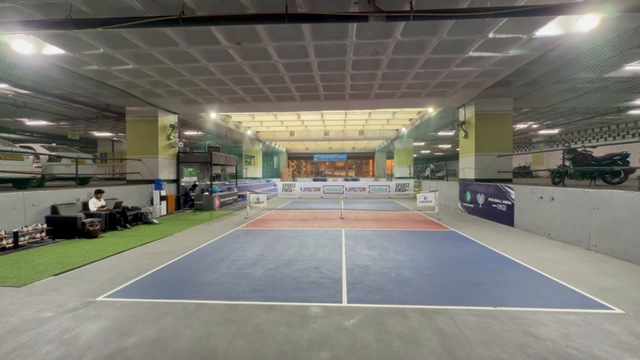
#> input picture frame 31 of Pickleball_court_detector_broadcast/input/pkb_court.mp4, 640 x 360 px
$ python main.py   (older library calls are emulated)
#> lines starting #> are read from the running program, lines starting #| are printed output that depends on the picture; after the words box and inside, x2 and y2 are one past the last pixel; in counts of white or black regions, pixels touching at a corner belong together
### Pickleball_court_detector_broadcast/utils/video_utils.py
import cv2
import numpy as np


def video_frame_generator(video_path):
    """
    Generator that yields (frame_id, frame) from a video file
    """
    cap = cv2.VideoCapture(str(video_path))
    if not cap.isOpened():
        raise FileNotFoundError(video_path)

    frame_id = 0
    while True:
        ret, frame = cap.read()
        if not ret:
            break
        yield frame_id, frame
        frame_id += 1

    cap.release()


def normalize_lighting(frame):
    """
    Fix lighting, reflections, and mild noise for court surfaces
    """
    # LAB color space for illumination correction
    lab = cv2.cvtColor(frame, cv2.COLOR_BGR2LAB)
#> lab: shape (360, 640, 3); mean of channels 0, 1, 2 127.5, 127.2, 132.6
#> frame is the input picture: shape (360, 640, 3); mean B, G, R 112.4, 120.4, 121.7
    l, a, b = cv2.split(lab)

    clahe = cv2.createCLAHE(clipLimit=3.0, tileGridSize=(8, 8))
    l = clahe.apply(l)

    lab = cv2.merge((l, a, b))
#> lab: shape (360, 640, 3); mean of channels 0, 1, 2 130.8, 127.2, 132.6
    corrected = cv2.cvtColor(lab, cv2.COLOR_LAB2BGR)
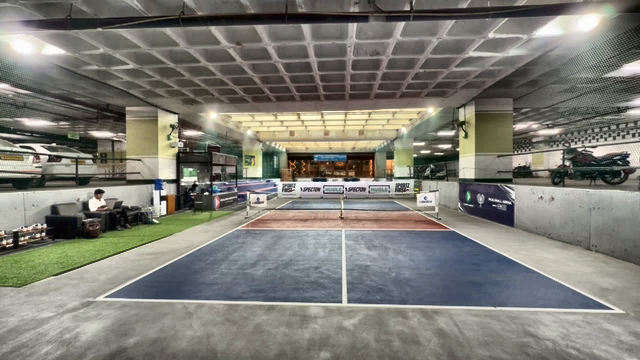
#> corrected: shape (360, 640, 3); mean B, G, R 116.1, 124.4, 125.6

    # Preserve edges while denoising
    corrected = cv2.bilateralFilter(corrected, 9, 75, 75)

    return corrected


# [11 lines left out: function draw_court_boundary, not called in this run]

### Pickleball_court_detector_broadcast/preprocessing/dynamic_filter.py
import cv2
import numpy as np

def dynamic_preprocess(frame):
    """
    Dynamic, distance-aware preprocessing for court detection.
    Returns: gray, filtered, edges
    """

    h, w = frame.shape[:2]

    # --------------------------------------------------
    # 1. Grayscale
    # --------------------------------------------------
    gray = cv2.cvtColor(frame, cv2.COLOR_BGR2GRAY)

    # --------------------------------------------------
    # 2. Distance-aware bilateral filtering
    #    Near: preserve edges
    #    Far : stronger smoothing
    # --------------------------------------------------
    filtered = gray.copy()

    # Define horizon split (empirical)
    split_y = int(0.55 * h)

    # Near side (bottom)
    filtered[split_y:h, :] = cv2.bilateralFilter(
        gray[split_y:h, :],
        d=7,
        sigmaColor=40,
        sigmaSpace=40
    )

    # Far side (top)
    filtered[0:split_y, :] = cv2.bilateralFilter(
        gray[0:split_y, :],
        d=9,
        sigmaColor=90,
        sigmaSpace=90
    )
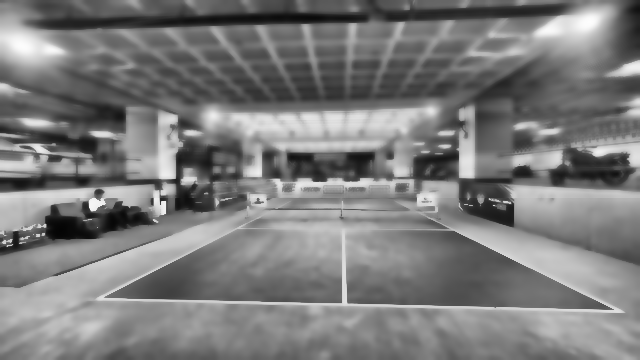
#> filtered: shape (360, 640); min 4, max 253, mean 123.6

    # --------------------------------------------------
    # 3. Dynamic Canny thresholds (adaptive)
    # --------------------------------------------------
    med = np.median(filtered)
#> med = 121
    lower = int(max(0, 0.66 * med))
#> lower = 79
    upper = int(min(255, 1.33 * med))
#> upper = 160

    edges = cv2.Canny(filtered, lower, upper)
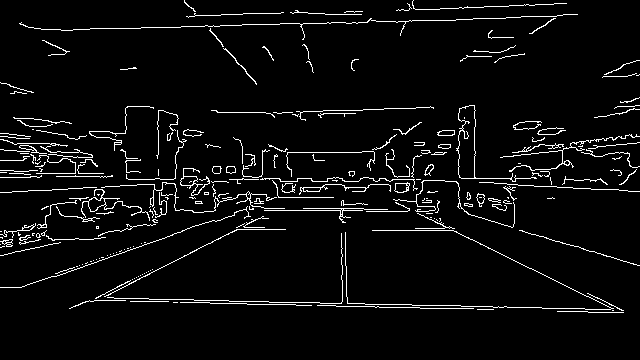
#> edges: shape (360, 640); 4.8% white in thin lines or dots, all inside (x1, y1, x2, y2) = (0, 0, 640, 313)

    # --------------------------------------------------
    # 4. Morphological stabilization
    # --------------------------------------------------
    kernel = cv2.getStructuringElement(cv2.MORPH_RECT, (3, 3))
    edges = cv2.dilate(edges, kernel, iterations=1)
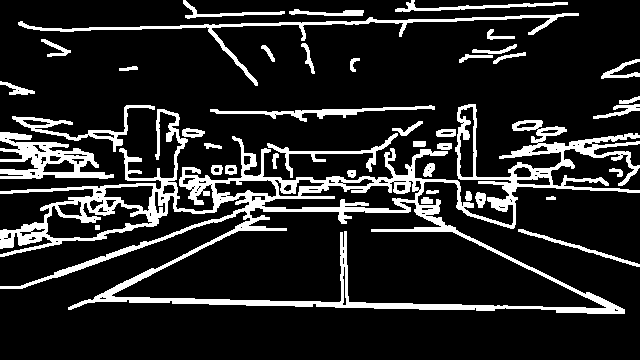
#> edges: shape (360, 640); 15.1% white; 41 white regions, largest, box (x1, y1, x2, y2) and area: (0, 104, 640, 314) 22190, (0, 132, 114, 179) 2360, (18, 13, 579, 86) 2336

    return gray, filtered, edges

### Pickleball_court_detector_broadcast/preprocessing/line_confidence.py
import cv2
import numpy as np

def compute_line_confidence(gray, edges):
    """
    Produce a soft line-confidence heatmap (0–255)
    """

    h, w = gray.shape

    # --- Gradient magnitude
    grad_x = cv2.Sobel(gray, cv2.CV_32F, 1, 0, ksize=3)
    grad_y = cv2.Sobel(gray, cv2.CV_32F, 0, 1, ksize=3)
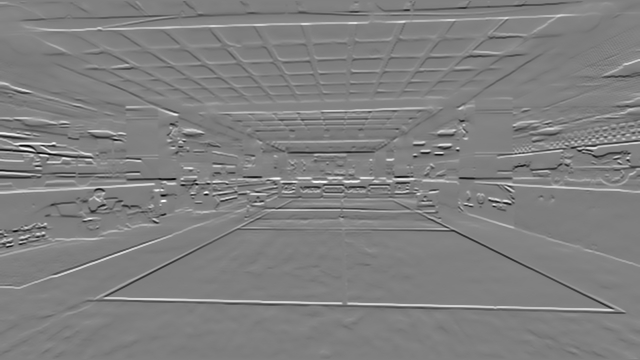
#> grad_y: shape (360, 640) float32; min -851, max 839, mean 0.1; drawn with min black and max white
    magnitude = cv2.magnitude(grad_x, grad_y)
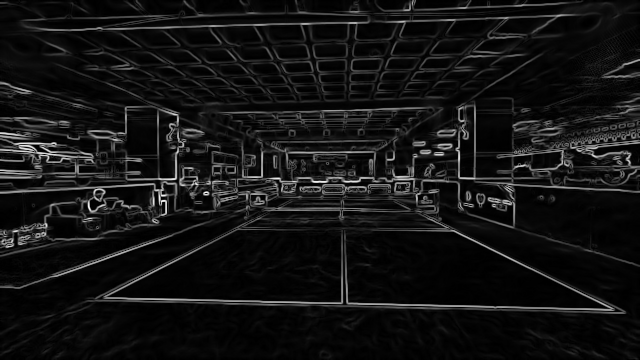
#> magnitude: shape (360, 640) float32; min 0, max 884.2, mean 69; drawn with min black and max white

    magnitude = cv2.normalize(magnitude, None, 0, 255, cv2.NORM_MINMAX)

    # --- Spatial prior (near-side stronger)
    y_coords = np.arange(h).reshape(-1, 1)
    spatial_weight = (y_coords / h) ** 1.5   # emphasize bottom
    spatial_weight = spatial_weight.astype(np.float32)

    confidence = magnitude * spatial_weight
    confidence = cv2.normalize(confidence, None, 0, 255, cv2.NORM_MINMAX)

    confidence = confidence.astype(np.uint8)

    return confidence

### Pickleball_court_detector_broadcast/geometry/weighted_hough.py
import cv2
import numpy as np

def detect_weighted_hough_lines(edges, confidence):
    """
    Bias Hough voting using line confidence map.
    """

    # Normalize confidence
    conf = confidence.astype(np.float32) / 255.0

    # Weight edges
    weighted_edges = (edges * conf).astype(np.uint8)
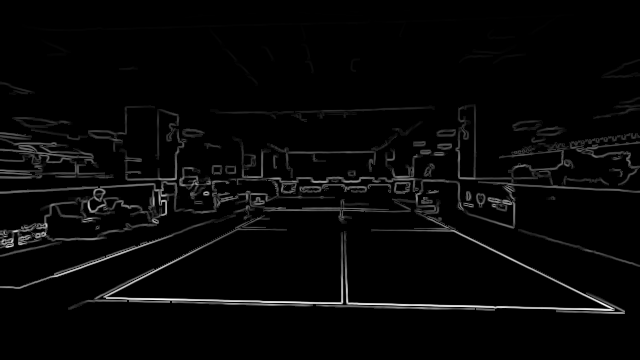
#> weighted_edges: shape (360, 640); min 0, max 255, mean 7

    lines = cv2.HoughLinesP(
        weighted_edges,
        rho=1,
        theta=np.pi/180,
        threshold=80,
        minLineLength=80,
        maxLineGap=20
    )
#> lines = 125 rows, first 6: [94, 298, 622, 308], [84, 300, 624, 309], [17, 288, 394, 159], [99, 178, 238, 181], [7, 159, 96, 163], [458, 177, 566, 177]

    return lines, weighted_edges

### Pickleball_court_detector_broadcast/geometry/line_classification.py
import numpy as np

def split_and_filter_lines(lines, img_shape):
    """
    Near-side pickleball line classification (position + geometry based).
    Robust to perspective and glare.
    """

    h, w = img_shape[:2]

    horizontals = []
    obliques = []

    # --------------------------------------------------
    # Dynamic minimum length (scales with resolution)
    # --------------------------------------------------
    min_len = 0.12 * max(h, w)

    def line_length(l):
        return np.hypot(l[2] - l[0], l[3] - l[1])

    for x1, y1, x2, y2 in lines:
        length = line_length((x1, y1, x2, y2))
        if length < min_len:
            continue

        dx = x2 - x1
        dy = y2 - y1
        angle = abs(np.degrees(np.arctan2(dy, dx)))

        y_mid = (y1 + y2) / 2
        x_mid = (x1 + x2) / 2

        # --------------------------------------------------
        # Horizontal lines (baseline / service line)
        # --------------------------------------------------
        if angle < 25 or angle > 155:
            # Keep only near-side horizontals
            if y_mid > 0.60 * h:
                horizontals.append((x1, y1, x2, y2))

        # --------------------------------------------------
        # Oblique lines (left & right sidelines)
        # --------------------------------------------------
        else:
            # Prefer lines spanning significant vertical range
            if abs(dy) > 0.15 * h:
                obliques.append((x1, y1, x2, y2))

    return horizontals, obliques

### Pickleball_court_detector_broadcast/geometry/near_side_trapezoid.py
import numpy as np

def intersect(l1, l2):
    """Line intersection: l = (x1,y1,x2,y2)"""
    x1,y1,x2,y2 = l1
    x3,y3,x4,y4 = l2

    A = np.array([
        [x2-x1, x3-x4],
        [y2-y1, y3-y4]
    ], dtype=np.float32)

    B = np.array([
        x3-x1,
        y3-y1
    ], dtype=np.float32)

    if abs(np.linalg.det(A)) < 1e-6:
        return None

    t = np.linalg.solve(A, B)[0]
    px = x1 + t*(x2-x1)
    py = y1 + t*(y2-y1)
    return np.array([px, py], dtype=np.int32)


def detect_near_side_trapezoid(horiz, oblique, img_shape):
    """
    Geometry-enforced near-side trapezoid detection
    """

    h, w = img_shape[:2]

    # ---- Bottom baseline (lowest horizontal)
    baseline = max(horiz, key=lambda l: (l[1] + l[3]) / 2)

    # ---- Candidate sidelines: long + bottom-anchored
    candidates = []
    for l in oblique:
        y_avg = (l[1] + l[3]) / 2
        length = np.hypot(l[2]-l[0], l[3]-l[1])
        if y_avg > 0.55*h and length > 0.4*w:
            candidates.append(l)

    if len(candidates) < 2:
        return None

    # ---- Pick left & right by x-position
    left  = min(candidates, key=lambda l: min(l[0], l[2]))
    right = max(candidates, key=lambda l: max(l[0], l[2]))

    # ---- Compute top corners by intersection
    tl = intersect(left, baseline)
    tr = intersect(right, baseline)

    if tl is None or tr is None:
        return None

    # ---- Bottom corners (use baseline endpoints)
    bl = np.array([baseline[0], baseline[1]], dtype=np.int32)
    br = np.array([baseline[2], baseline[3]], dtype=np.int32)

    trapezoid = np.array([bl, br, tr, tl], dtype=np.int32)

    return trapezoid

### Pickleball_court_detector_broadcast/geometry/trapezoid_tracker.py
import numpy as np
from collections import deque

class TrapezoidTracker:
    def __init__(self, window=7):
        self.buffer = deque(maxlen=window)

    def update(self, trapezoid):
        if trapezoid is not None:
            self.buffer.append(trapezoid)

    def get_stable(self):
        if len(self.buffer) < 3:
            return None
        return np.median(np.stack(self.buffer), axis=0).astype(np.int32)

### Pickleball_court_detector_broadcast/main.py
import cv2
import numpy as np
from pathlib import Path

# --------------------------------------------------
# Geometry
# --------------------------------------------------
from .geometry.line_classification import split_and_filter_lines
from .geometry.near_side_trapezoid import detect_near_side_trapezoid
from .geometry.trapezoid_tracker import TrapezoidTracker
from .geometry.weighted_hough import detect_weighted_hough_lines

# --------------------------------------------------
# Preprocessing
# --------------------------------------------------
from .preprocessing.dynamic_filter import dynamic_preprocess
from .preprocessing.line_confidence import compute_line_confidence

# --------------------------------------------------
# Video utils
# --------------------------------------------------
from Pickleball_court_detector_broadcast.utils.video_utils import (
    video_frame_generator,
    normalize_lighting
)

# --------------------------------------------------
# Paths
# --------------------------------------------------
BASE = Path(__file__).parent
VIDEO_PATH = BASE / "input" / "pkb_court.mp4"

STAGES = BASE / "stages"
FINAL  = BASE / "final"

STAGES.mkdir(exist_ok=True)
FINAL.mkdir(exist_ok=True)


def main():

    tracker = TrapezoidTracker(window=7)

    for fid, frame in video_frame_generator(VIDEO_PATH):

        # 1️⃣ Normalize lighting
        frame = normalize_lighting(frame)

        # 2️⃣ Dynamic preprocessing
        gray, filtered, edges = dynamic_preprocess(frame)

        # 3️⃣ Line-confidence heatmap
        confidence = compute_line_confidence(gray, edges)

        # 4️⃣ Guided Hough transform
        lines, weighted_edges = detect_weighted_hough_lines(edges, confidence)
        if lines is None:
            continue

        # Save representative stages once
        if fid == 0:
            cv2.imwrite(str(STAGES / "01_gray.jpg"), gray)
            cv2.imwrite(str(STAGES / "02_filtered.jpg"), filtered)
            cv2.imwrite(str(STAGES / "03_edges.jpg"), edges)
            cv2.imwrite(str(STAGES / "04_line_confidence.jpg"), confidence)
            cv2.imwrite(str(STAGES / "05_weighted_edges.jpg"), weighted_edges)

        lines = lines[:, 0, :]
        print(f"[DEBUG] Frame {fid} | lines: {lines.shape[0]}")
#| [DEBUG] Frame 0 | lines: 125

        # 5️⃣ Line classification (near-side)
        horiz, oblique = split_and_filter_lines(lines, frame.shape)
#> the loop in split_and_filter_lines, `for x1, y1, x2, y2 in lines:` made 125 passes
#> (x1, y1, x2, y2, length, dx, dy, angle) on passes 1 to 8: (94, 298, 622, 308, 528.1, 528, 10, 1.09), (84, 300, 624, 309, 540.1, 540, 9, 0.955), (17, 288, 394, 159, 398.5, 377, -129, 18.89), (99, 178, 238, 181, 139, 139, 3, 1.24), (7, 159, 96, 163, 89.09, 89, 4, 2.57), (458, 177, 566, 177, 108, 108, 0, 0), (14, 288, 395, 157, 402.9, 381, -131, 18.97), (129, 302, 503, 308, 374, 374, 6, 0.919)
#> after the loop in split_and_filter_lines, `for x1, y1, x2, y2 in lines:`: horizontals = 25 items, first 6: (94, 298, 622, 308), (84, 300, 624, 309), (17, 288, 394, 159), (14, 288, 395, 157), (129, 302, 503, 308), (0, 256, 158, 220); obliques = [(90, 302, 281, 209), (86, 303, 279, 209), (92, 302, 283, 209), (440, 227, 624, 313), (71, 309, 277, 209), (341, 183, 347, 304), (341, 201, 342, 304)]
#> horiz has the same summary as horizontals in split_and_filter_lines; oblique has the same summary as obliques in split_and_filter_lines
        if len(horiz) < 1 or len(oblique) < 2:
            continue

        # 6️⃣ Near-side trapezoid detection
        trapezoid = detect_near_side_trapezoid(horiz, oblique, frame.shape)
#> in detect_near_side_trapezoid, `baseline = max(horiz, key=lambda l: (l[1] + l[3]) / 2)`: baseline = (541, 309, 622, 313)
#> the loop in detect_near_side_trapezoid, `for l in oblique:` made 7 passes
#> (l, y_avg, length) on passes 1 to 7: ((90, 302, 281, 209), 255.5, 212.4), ((86, 303, 279, 209), 256, 214.7), ((92, 302, 283, 209), 255.5, 212.4), ((440, 227, 624, 313), 270, 203.1), ((71, 309, 277, 209), 259, 229), ((341, 183, 347, 304), 243.5, 121.1), ((341, 201, 342, 304), 252.5, 103)
#> after the loop in detect_near_side_trapezoid, `for l in oblique:`: candidates = []
        tracker.update(trapezoid)

        stable = tracker.get_stable()
        if stable is not None:
            vis = frame.copy()
            cv2.polylines(vis, [stable], True, (0, 255, 0), 4)
            cv2.imwrite(str(FINAL / "near_side_trapezoid.png"), vis)

            print("✅ Stable near-side trapezoid detected")
            break
#> pass 2 of the loop in main, `for fid, frame in video_frame_generator(VIDEO_PATH):`:
#> in normalize_lighting (call 2), `l, a, b = cv2.split(lab)`:
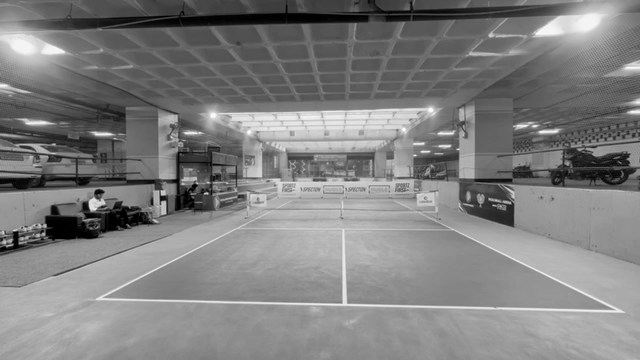
#> l: shape (360, 640); min 0, max 252, mean 127.5
#> in dynamic_preprocess (call 2), `edges = cv2.Canny(filtered, lower, upper)`:
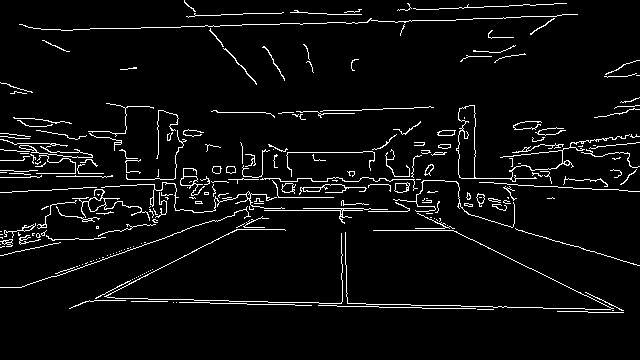
#> edges: shape (360, 640); 4.8% white in thin lines or dots, all inside (x1, y1, x2, y2) = (0, 0, 640, 313)
#> in detect_weighted_hough_lines (call 2), `lines = cv2.HoughLinesP( weighted_edges, rho=1, theta=np.pi/180, thres..`: lines = 139 rows, first 6: [81, 301, 624, 310], [0, 172, 207, 176], [88, 299, 622, 308], [233, 178, 516, 182], [90, 300, 624, 309], [18, 288, 394, 159]
#| [DEBUG] Frame 1 | lines: 139
#> the loop in split_and_filter_lines (call 2), `for x1, y1, x2, y2 in lines:` made 139 passes
#> (x1, y1, x2, y2, length, dx, dy, angle) on passes 1 to 4: (81, 301, 624, 310, 543.1, 543, 9, 0.95), (0, 172, 207, 176, 207, 207, 4, 1.11), (88, 299, 622, 308, 534.1, 534, 9, 0.966), (233, 178, 516, 182, 283, 283, 4, 0.81)
#> the loop in detect_near_side_trapezoid (call 2), `for l in oblique:` made 5 passes
#> l on passes 1 to 4: (392, 199, 583, 296), (392, 198, 618, 313), (395, 198, 621, 313), (341, 185, 347, 307)
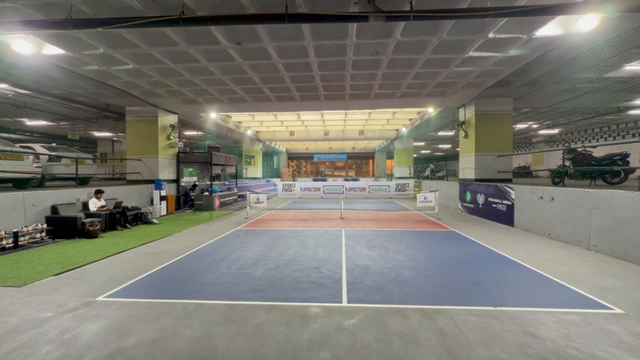
#> input picture frame 33 of Pickleball_court_detector_broadcast/input/pkb_court.mp4, 640 x 360 px


if __name__ == "__main__":
    main()

$ run again, starting later in the video
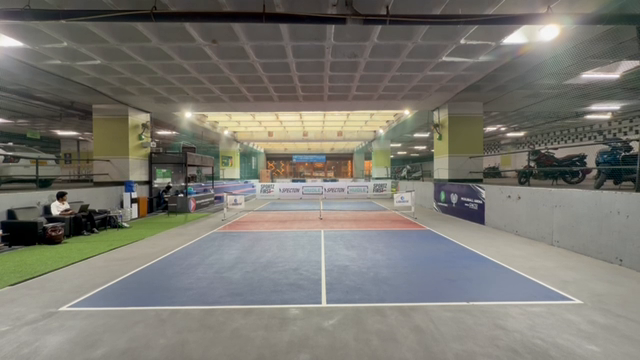
#> input picture frame 142 of Pickleball_court_detector_broadcast/input/pkb_court.mp4, 640 x 360 px
#> in normalize_lighting, frame is the input picture: shape (360, 640, 3); mean B, G, R 111.8, 119.3, 121.1
#> in dynamic_preprocess, `filtered[0:split_y, :] = cv2.bilateralFilter( gray[0:split_y, :], d=9,..`:
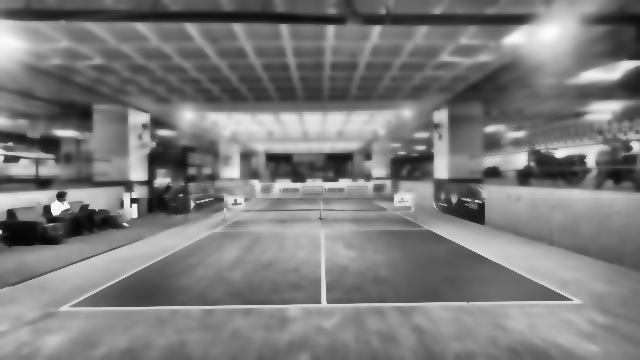
#> filtered: shape (360, 640); min 4, max 251, mean 123.8
#> med = 122
#> lower = 80
#> upper = 162
#> in detect_weighted_hough_lines, `weighted_edges = (edges * conf).astype(np.uint8)`:
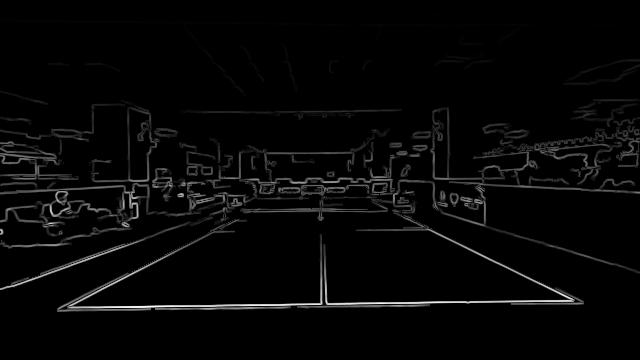
#> weighted_edges: shape (360, 640); min 0, max 255, mean 6.8
#> in detect_weighted_hough_lines, `lines = cv2.HoughLinesP( weighted_edges, rho=1, theta=np.pi/180, thres..`: lines = 120 rows, first 6: [57, 308, 582, 299], [57, 309, 583, 300], [11, 287, 372, 156], [326, 176, 639, 193], [2, 289, 449, 126], [0, 19, 382, 26]
#| [DEBUG] Frame 0 | lines: 120
#> the loop in split_and_filter_lines, `for x1, y1, x2, y2 in lines:` made 120 passes
#> (x1, y1, x2, y2, length, dx, dy, angle) on passes 1 to 8: (57, 308, 582, 299, 525.1, 525, -9, 0.982), (57, 309, 583, 300, 526.1, 526, -9, 0.98), (11, 287, 372, 156, 384, 361, -131, 19.94), (326, 176, 639, 193, 313.5, 313, 17, 3.11), (2, 289, 449, 126, 475.8, 447, -163, 20.03), (0, 19, 382, 26, 382.1, 382, 7, 1.05), (189, 202, 408, 179, 220.2, 219, -23, 6), (57, 311, 429, 305, 372, 372, -6, 0.924)
#> after the loop in split_and_filter_lines, `for x1, y1, x2, y2 in lines:`: horizontals = 26 items, first 6: (57, 308, 582, 299), (57, 309, 583, 300), (11, 287, 372, 156), (57, 311, 429, 305), (57, 310, 470, 303), (57, 307, 375, 302); obliques = [(316, 177, 583, 302), (385, 210, 582, 302), (319, 177, 479, 252)]
#> horiz has the same summary as horizontals in split_and_filter_lines; oblique has the same summary as obliques in split_and_filter_lines
#> baseline = (57, 311, 429, 305)
#> the loop in detect_near_side_trapezoid, `for l in oblique:` made 3 passes
#> (l, y_avg, length) on passes 1 to 3: ((316, 177, 583, 302), 239.5, 294.8), ((385, 210, 582, 302), 256, 217.4), ((319, 177, 479, 252), 214.5, 176.7)
#> after the loop in detect_near_side_trapezoid, `for l in oblique:`: candidates = [(316, 177, 583, 302)]
